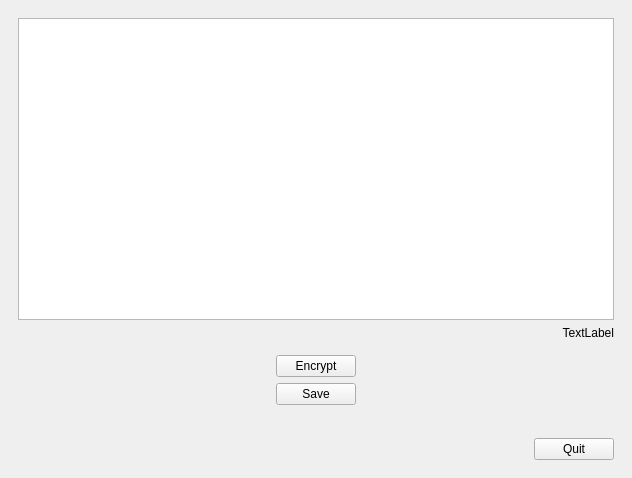
<?xml version="1.0" encoding="UTF-8"?>
<ui version="4.0">
 <class>MainWindow</class>
 <widget class="QMainWindow" name="MainWindow">
  <property name="geometry">
   <rect>
    <x>0</x>
    <y>0</y>
    <width>632</width>
    <height>478</height>
   </rect>
  </property>
  <property name="windowTitle">
   <string>MainWindow</string>
  </property>
  <widget class="QWidget" name="centralwidget">
   <layout class="QVBoxLayout" name="verticalLayout_2">
    <item>
     <widget class="QFrame" name="frame">
      <property name="frameShape">
       <enum>QFrame::NoFrame</enum>
      </property>
      <property name="frameShadow">
       <enum>QFrame::Raised</enum>
      </property>
      <layout class="QVBoxLayout" name="verticalLayout">
       <item>
        <widget class="QTextEdit" name="textEditIN">
         <property name="minimumSize">
          <size>
           <width>400</width>
           <height>0</height>
          </size>
         </property>
         <property name="acceptDrops">
          <bool>false</bool>
         </property>
         <property name="acceptRichText">
          <bool>false</bool>
         </property>
        </widget>
       </item>
       <item>
        <widget class="QLabel" name="wordcountlabel">
         <property name="text">
          <string>TextLabel</string>
         </property>
         <property name="alignment">
          <set>Qt::AlignRight|Qt::AlignTrailing|Qt::AlignVCenter</set>
         </property>
        </widget>
       </item>
       <item>
        <widget class="QFrame" name="frame_3">
         <property name="frameShape">
          <enum>QFrame::NoFrame</enum>
         </property>
         <property name="frameShadow">
          <enum>QFrame::Raised</enum>
         </property>
         <layout class="QGridLayout" name="gridLayout">
          <item row="0" column="0">
           <spacer name="horizontalSpacer">
            <property name="orientation">
             <enum>Qt::Horizontal</enum>
            </property>
            <property name="sizeHint" stdset="0">
             <size>
              <width>99</width>
              <height>20</height>
             </size>
            </property>
           </spacer>
          </item>
          <item row="0" column="1">
           <widget class="QPushButton" name="encryptButton">
            <property name="text">
             <string>Encrypt</string>
            </property>
           </widget>
          </item>
          <item row="0" column="2">
           <spacer name="horizontalSpacer_3">
            <property name="orientation">
             <enum>Qt::Horizontal</enum>
            </property>
            <property name="sizeHint" stdset="0">
             <size>
              <width>99</width>
              <height>20</height>
             </size>
            </property>
           </spacer>
          </item>
          <item row="1" column="0">
           <spacer name="horizontalSpacer_2">
            <property name="orientation">
             <enum>Qt::Horizontal</enum>
            </property>
            <property name="sizeHint" stdset="0">
             <size>
              <width>99</width>
              <height>20</height>
             </size>
            </property>
           </spacer>
          </item>
          <item row="1" column="1">
           <widget class="QPushButton" name="saveButton">
            <property name="text">
             <string>Save</string>
            </property>
           </widget>
          </item>
          <item row="1" column="2">
           <spacer name="horizontalSpacer_4">
            <property name="orientation">
             <enum>Qt::Horizontal</enum>
            </property>
            <property name="sizeHint" stdset="0">
             <size>
              <width>99</width>
              <height>20</height>
             </size>
            </property>
           </spacer>
          </item>
         </layout>
        </widget>
       </item>
      </layout>
     </widget>
    </item>
    <item>
     <widget class="QFrame" name="frame_6">
      <property name="frameShape">
       <enum>QFrame::NoFrame</enum>
      </property>
      <property name="frameShadow">
       <enum>QFrame::Raised</enum>
      </property>
      <layout class="QHBoxLayout" name="horizontalLayout">
       <item>
        <spacer name="horizontalSpacer_9">
         <property name="orientation">
          <enum>Qt::Horizontal</enum>
         </property>
         <property name="sizeHint" stdset="0">
          <size>
           <width>583</width>
           <height>20</height>
          </size>
         </property>
        </spacer>
       </item>
       <item>
        <widget class="QPushButton" name="quitButton">
         <property name="text">
          <string>Quit</string>
         </property>
        </widget>
       </item>
      </layout>
     </widget>
    </item>
   </layout>
  </widget>
 </widget>
 <resources/>
 <connections/>
</ui>
